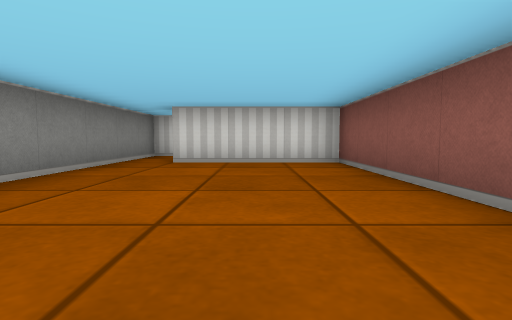
View 1 (above)

13 first-person views from a walk through a cub3D maze. The camera is about half as high as the walls, tilts 4° down and sees 80° across. The floor is counted in squares. Each view is taken from the middle of a square. On the plan, view 1 faces up. The plan holds only what a view shows up to about 9 squares ahead; the rest is blank.

View 2
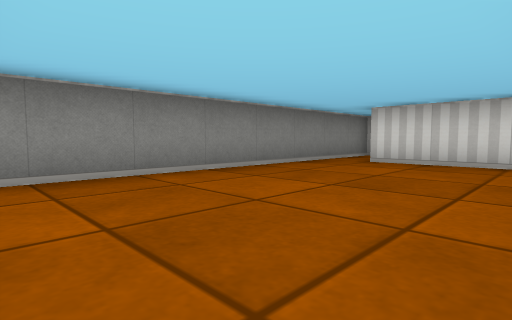

View 3
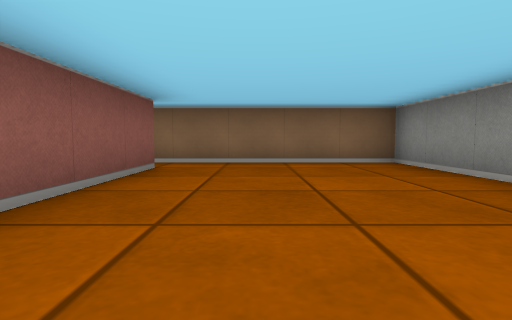

View 4
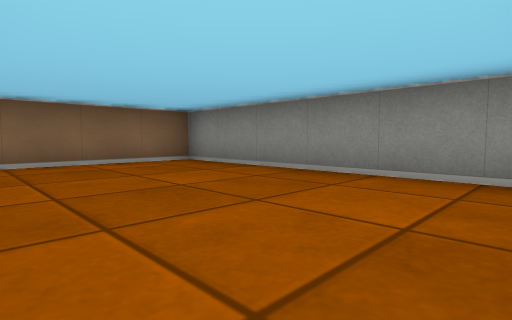

View 5
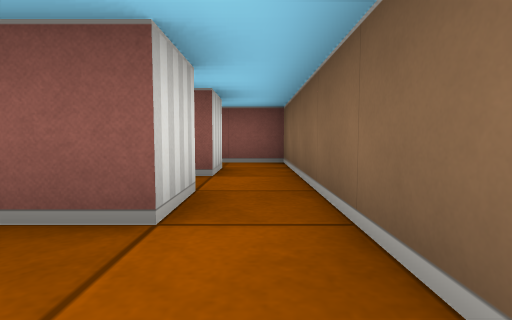

View 6
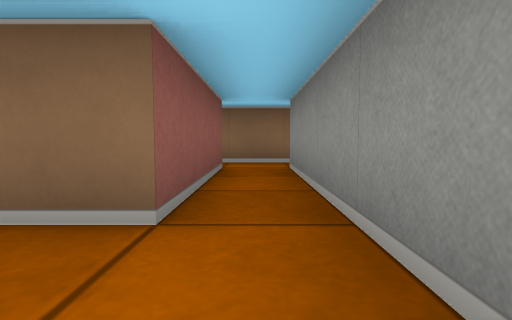

View 7
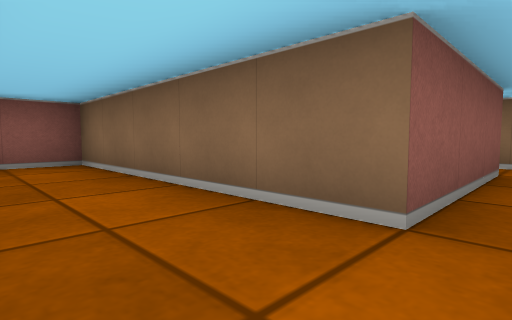

View 8
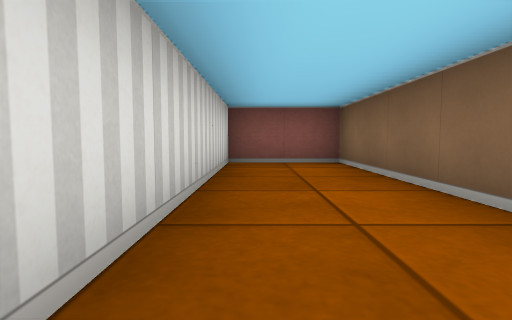

View 9
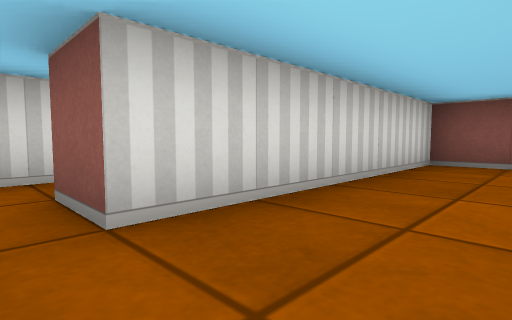

View 10
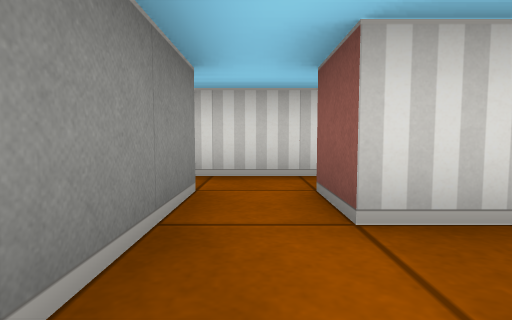

View 11
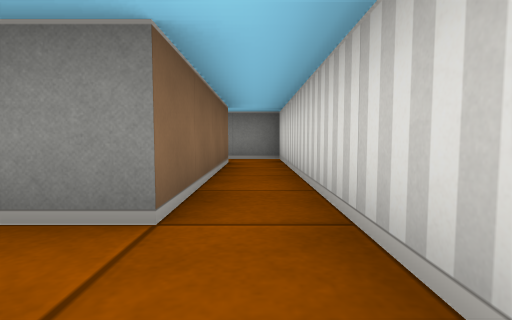

View 12
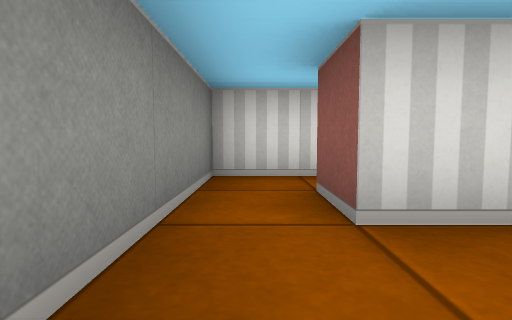

View 13
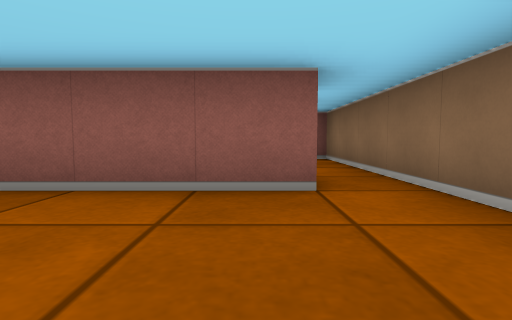

### Floor plan
Points are (right, up) in squares from view 1. A wall is a line through its corners. A room is listed if a view was taken in it or the views show most of it. See-through windows are left out.
Room 1 (views 1, 2, 3, 4, 5, 12, 13)
walls: (-2.5, 5.5) (-2.5, -0.5) (1.5, -0.5); (1.5, 0.5) (1.5, 5.5) (-1.5, 5.5)
ways out: opening at (2, 0) to room 2; opening at (-2, 6) to room 3
Room 2 (views 6, 7, 8, 9, 10)
walls: (2.5, 5.5) (2.5, 0.5) (1.5, 0.5); (4.5, 0.5) (3.5, 0.5) (3.5, 3.5) (8.5, 3.5) (8.5, 5.5) (3.5, 5.5); (1.5, -0.5) (4.5, -0.5)
ways out: opening at (2, 0) to room 1; opening at (3, 6) to room 3; opening at (4, 0) to room 4
Room 3 (view 11)
walls: (3.8, 7.5) (-2.5, 7.5) (-2.5, 5.5); (3.5, 5.5) (3.5, 6.5); (-1.5, 5.5) (-1.5, 6.5) (2.5, 6.5) (2.5, 5.5)
ways out: opening at (-2, 6) to room 1; opening at (3, 6) to room 2
Room 4 (no view inside)
walls: (4.5, -0.5) (5.5, -0.5) (5.5, 0.6)
ways out: opening at (4, 0) to room 2

Positions as (right, up) in squares from view 1, and headings:
1: (0, 0), facing up
2: (1, 0), facing up-left
3: (0, 5), facing down
4: (1, 5), facing down-left
5: (0, 0), facing right
6: (3, 5), facing down
7: (3, 5), facing down-right
8: (3, 5), facing right
9: (3, 4), facing up-right
10: (3, 4), facing up
11: (4, 7), facing left
12: (-2, 4), facing up
13: (-1, 1), facing right
